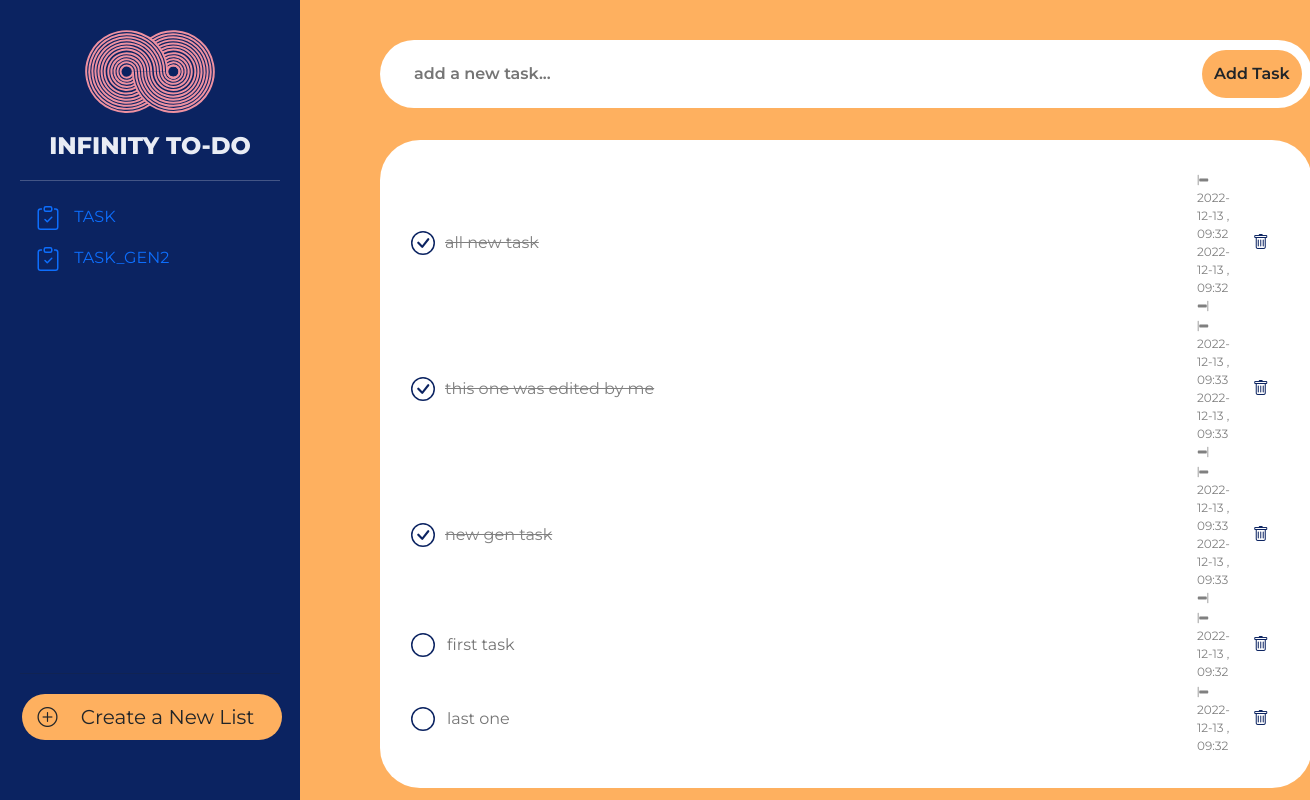
The page / on the database its author committed.
### main.py (models this page shows)
class List(db.Model):
    id = db.Column(db.Integer, primary_key=True)
    name = db.Column(db.String(250), unique=True, nullable=False)

class Task(db.Model):
    id = db.Column(db.Integer, primary_key=True)
    description = db.Column(db.String(250), unique=True, nullable=False)
    completed = db.Column(db.Boolean, nullable=False)
    created = db.Column(db.DateTime, nullable=False)
    due_date = db.Column(db.DateTime, nullable=True)
    completed_date = db.Column(db.DateTime, nullable=True)
    task_list = db.Column(db.String(250), nullable=False)

### main.py (the view)
@app.route('/')
def home():
    all_tasks = db.session.query(Task).order_by(Task.completed_date)
    task_lists = db.session.query(List).all()
    return render_template("index.html", tasks=all_tasks, task_lists=task_lists)

### templates/index.html (shortened to what this page needs)
{% include "header.html" %}
{% block content %}
    <nav class="sidebar">
        <header>
            <div class="logo"><img src="{{ url_for('static', filename='img/logo.svg') }}" alt=""></div>
            <div class="logo-text">INFINITY TO-DO</div>
            <hr>
        </header>
        <div class="task-bar">
            <ul class="nav nav-pills flex-column mb-auto">
                {% for list in task_lists %}
                <li class="nav-item ">
                    <a href="{{ url_for('show_list', list_name=list.name) }}" class="nav-link  {% if request.path[1:] == list.name %}active{% endif %}">
                        <span>{{ list.name }}</span>
                    </a>
                </li>
                {% endfor %}
            </ul>
        </div>
        <hr>
        <button type="button" class="big-btn" data-bs-toggle="modal" data-bs-target="#staticBackdrop">
            <i class="bi bi-plus-circle"></i>Create a New List
        </button>
    </nav>
    <div class="right-bg col-lg-10">
        <form action="{{ url_for('add_task', list_name=request.path[1:]) }}" method="post" class="task-input" role="form">
              <input type="text" name="new_task" class="" placeholder="add a new task..." autofocus autocomplete="off">
              <button type="submit" class="btn">Add Task</button>
        </form>
        <div class="right-space">
            <table>
                <tbody>
                    {% for task in tasks %}
                        <tr>
                            <td>
                                <a href="{{ url_for('complete_task', task_id=task.id) }}">
                                  {% if task.completed == True %}
                                    <svg xmlns="http://www.w3.org/2000/svg" width="24" height="24" fill="#0B2361" class="bi bi-check-circle" viewBox="0 0 16 16"><path d="M8 15A7 7 0 1 1 8 1a7 7 0 0 1 0 14zm0 1A8 8 0 1 0 8 0a8 8 0 0 0 0 16z"/><path d="M10.97 4.97a.235.235 0 0 0-.02.022L7.477 9.417 5.384 7.323a.75.75 0 0 0-1.06 1.06L6.97 11.03a.75.75 0 0 0 1.079-.02l3.992-4.99a.75.75 0 0 0-1.071-1.05z"/></svg>
                                  {% else %}
                                    <svg xmlns="http://www.w3.org/2000/svg" width="24" height="24" fill="#0B2361" class="bi bi-circle" viewBox="0 0 16 16"><path d="M8 15A7 7 0 1 1 8 1a7 7 0 0 1 0 14zm0 1A8 8 0 1 0 8 0a8 8 0 0 0 0 16z"/></svg>
                                  {% endif %}
                                </a>
                            </td>
                            <td>
                                {% if task.completed %}
                                <div class="task-list-text-completed">{{ task.description }}</div>
                                {% else %}
                                <form action="{{ url_for('edit_task', list_name=request.path[1:], task_id=task.id) }}" method="post" class="task-list-text" role="form">
                                      <input type="text" name="edit_task" class="task-list-edit" placeholder="{{ task.description }}" autocomplete="off">
                                </form>
                                {% endif %}
                            </td>
                            <td>
                                <div class="task-times">
                                 <i class="bi bi-align-start"></i> {{ task.created.strftime('%Y-%m-%d , %H:%M') }}
                                 <br>
                                 {% if "2100-01-01 , 18:00" != task.completed_date.strftime('%Y-%m-%d , %H:%M') %}
                                   {{ task.completed_date.strftime('%Y-%m-%d , %H:%M') }} <i class="bi bi-align-end"></i>
                                 {% endif %}
                                </div>
                            </td>
                            <td>
                                <a href="{{ url_for('delete_task', task_id=task.id) }}" class="task-action"><i class="bi bi-trash"></i></a>
                            </td>
                        </tr>
                    {% endfor %}
                </tbody>
            </table>
        </div>
    </div>
{% endblock %}
{% include "footer.html" %}

### templates/header.html (shortened to what this page needs)
<!doctype html>
<html lang="en">
  <head>
    <link href="https://cdn.jsdelivr.net/npm/bootstrap@5.2.2/dist/css/bootstrap.min.css" rel="stylesheet">
    <link rel="stylesheet" href="{{ url_for('static', filename='css/styles.css') }}">
    <link rel="stylesheet" href="https://cdn.jsdelivr.net/npm/bootstrap-icons@1.10.2/font/bootstrap-icons.css">
    <link href="{{ url_for('static', filename='vendor/bootstrap/css/bootstrap.min.css') }}" rel="stylesheet">
  </head>
  <body>

### templates/footer.html
  </body>

### static/css/styles.css (style rules this page uses)
* { font-family: 'Montserrat', sans-serif; }
:root { --light-color: #E9ECF4; --pink-color: #EF91A1; --primary-one: #FEB05F; --primary-two: #F1554C; --dark-color: #0B2361; }
body { min-height: 100vh; background-color: var(--light-color); overflow: hidden; }
.sidebar { position: fixed; top: 0; left: 0; height: 100%; width: 300px; padding: 20px 20px; background: var(--dark-color); z-index: 100; }
.sidebar header { position: relative; align-items: center; }
.logo { display: flex; justify-content: center; align-items: center; overflow: hidden }
.logo img { width: 50%; margin: 10px 20px; }
.logo-text { text-align: center; color: var(--primary-one); margin-top: 5px; color: var(--light-color); font-weight: 800; font-size: 24px; }
.sidebar header hr { color: var(--light-color); }
.sidebar .task-bar { height: calc(100% - 300px); display: flex; flex-direction: column; justify-content: space-between; }
.nav-link { color: var(--light-color); font-weight: 400; font-size: 20px; }
.nav-link svg { margin-right: 10px; }
.big-btn { background-color: var(--primary-one); border: none; color: var(--color-dark); padding: 8px 20px 8px 8px; text-align: center; text-decoration: none; display: inline-block; font-weight: 400; font-size: 20px; margin: 4px 2px; border-radius: 50px; width: 100%; }
.big-btn i { padding-right: 10%; }
.right-bg { background-color: var(--primary-one); height: 100vh; width: clac(100%-300px); position: relative; left: 300px; padding: 40px 80px; }
.right-space { position: relative; margin: 0; padding: 30px; background-color: white; height: 90%; border-radius: 40px; }
.task-input { width: 100%; background: white; display: flex; align-item: center; border-radius: 40px; padding: 10px 10px; margin-bottom: 32px; }
.task-input input { background: transparent; flex: 1; border: 0; outline: none; padding: 12px 24px; text-align: left; text-decoration: none; font-weight: 600; font-size: 16px; }
.task-input button { border: 0; border-radius: 40px; cursor: pointer; background: var(--primary-one); font-weight: 600; font-size: 16px; }
table { width: 100%; border-collapse: collapse; }
tr { border-bottom: 1pt solid var(--light-color); height: 70px; }
.task-list-text { width: 750px; margin-left: 8px; }
.task-list-text-completed { width: 750px; margin-left: 8px; color: grey; text-decoration: line-through; }
.task-list-edit { width: 750px; border: 0; outline: none; }
.task-times { font-size: 12px; color: gray; }
.task-action { outline: var(--dark-color); background: transparent; color: var(--dark-color); width: 24px; height: 24px; padding: 12px; border-radius: 8px; }

### rows shown on the page
List: name "TASK"
List: name "TASK_GEN2"
Task: completed True (drawn), description "all new task", created "2022-12-13 , 09:32", completed_date "2022-12-13 , 09:32"
Task: completed True (drawn), description "this one was edited by me", created "2022-12-13 , 09:33", completed_date "2022-12-13 , 09:33"
Task: completed True (drawn), description "new gen task", created "2022-12-13 , 09:33", completed_date "2022-12-13 , 09:33"
Task: completed False (drawn), edit_task "first task", created "2022-12-13 , 09:32"
Task: completed False (drawn), edit_task "last one", created "2022-12-13 , 09:32"
